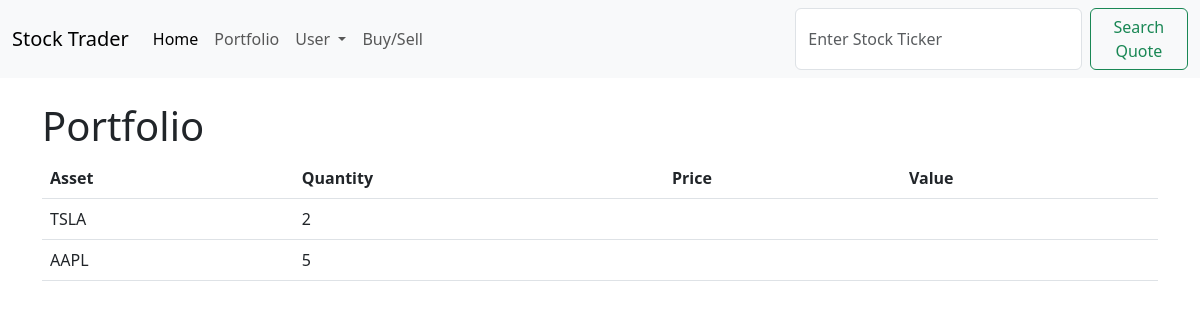
The app's page /portfolio with its own data.
### trading/models.py (models this page shows)
class Position(models.Model):
    asset = models.CharField(max_length=4)
    quantity = models.IntegerField(null=True)
    def __str__(self):
        return self.asset

### trading/views.py (the view)
# urls.py: path('portfolio', views.portfolio, name = "portfolio")
def portfolio(request):
    portfolio = Position.objects.all()
    for stock in portfolio:
       stock_data = yahooFinance.Ticker(stock.asset)
       stock_price = stock_data.info['currentPrice']
       stock.price = stock_price
       stock.value = stock_price * stock.quantity
    return render(request, 'portfolio.html', {'portfolio' : portfolio})

### trading/templates/portfolio.html
{% extends 'base.html' %}
{% block content %}
<h1>Portfolio</h1>
<table class="table">
  <thead>
    <tr>
      <th scope="col">Asset</th>
      <th scope="col">Quantity</th>
      <th scope="col">Price</th>
      <th scope="col">Value</th>
    </tr>
  </thead>
  <tbody>
    {% for stock in portfolio %}
    <tr>
      <td>{{stock}}</td>
      <td>{{stock.quantity}}</td>
      <td>{{stock.price}}</td>
      <td>{{stock.value}}</td>
    </tr>
    {% endfor %}
  </tbody>
</table>
{% endblock %}

### records on screen
Position: asset "TSLA", quantity "2"
Position: asset "AAPL", quantity "5"
